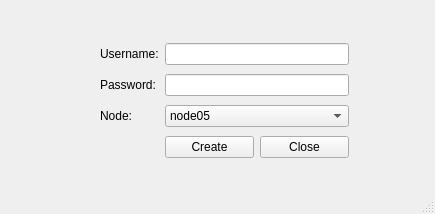
<?xml version="1.0" encoding="UTF-8"?>
<ui version="4.0">
 <class>MainWindow</class>
 <widget class="QMainWindow" name="MainWindow">
  <property name="geometry">
   <rect>
    <x>0</x>
    <y>0</y>
    <width>435</width>
    <height>214</height>
   </rect>
  </property>
  <property name="windowTitle">
   <string>MainWindow</string>
  </property>
  <widget class="QWidget" name="centralwidget">
   <widget class="QWidget" name="gridLayoutWidget">
    <property name="geometry">
     <rect>
      <x>100</x>
      <y>40</y>
      <width>249</width>
      <height>122</height>
     </rect>
    </property>
    <layout class="QGridLayout" name="gridLayout">
     <item row="0" column="1">
      <widget class="QLineEdit" name="input_usr"/>
     </item>
     <item row="4" column="1">
      <layout class="QHBoxLayout" name="horizontalLayout">
       <item>
        <widget class="QPushButton" name="btn_create">
         <property name="text">
          <string>Create</string>
         </property>
        </widget>
       </item>
       <item>
        <widget class="QPushButton" name="btn_cls">
         <property name="text">
          <string>Close</string>
         </property>
        </widget>
       </item>
      </layout>
     </item>
     <item row="2" column="1">
      <widget class="QLineEdit" name="input_pwd">
       <property name="echoMode">
        <enum>QLineEdit::Password</enum>
       </property>
      </widget>
     </item>
     <item row="0" column="0">
      <widget class="QLabel" name="label">
       <property name="text">
        <string>Username:</string>
       </property>
      </widget>
     </item>
     <item row="2" column="0">
      <widget class="QLabel" name="label_2">
       <property name="text">
        <string>Password:</string>
       </property>
      </widget>
     </item>
     <item row="3" column="0">
      <widget class="QLabel" name="label_3">
       <property name="text">
        <string>Node:</string>
       </property>
      </widget>
     </item>
     <item row="3" column="1">
      <widget class="QComboBox" name="comboBox">
       <item>
        <property name="text">
         <string>node05</string>
        </property>
       </item>
       <item>
        <property name="text">
         <string>node06</string>
        </property>
       </item>
       <item>
        <property name="text">
         <string>node07</string>
        </property>
       </item>
       <item>
        <property name="text">
         <string>node08</string>
        </property>
       </item>
       <item>
        <property name="text">
         <string>node09</string>
        </property>
       </item>
       <item>
        <property name="text">
         <string>node10</string>
        </property>
       </item>
       <item>
        <property name="text">
         <string>node11</string>
        </property>
       </item>
       <item>
        <property name="text">
         <string>node12</string>
        </property>
       </item>
      </widget>
     </item>
    </layout>
   </widget>
  </widget>
  <widget class="QStatusBar" name="statusbar"/>
 </widget>
 <resources/>
 <connections/>
</ui>
